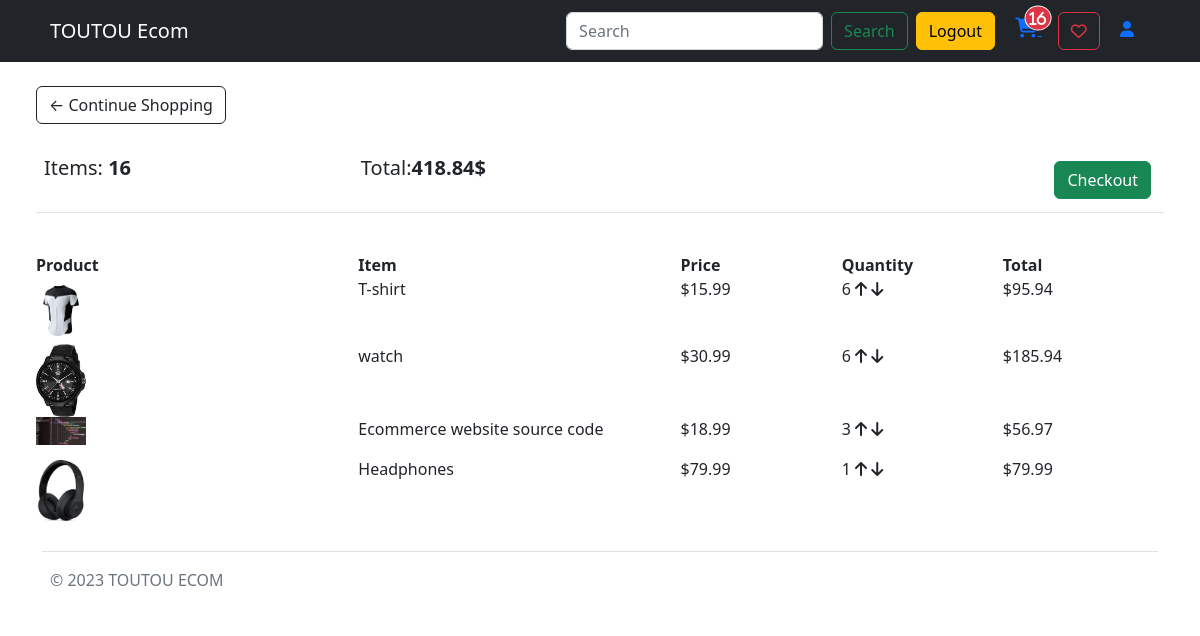
/cart/ (signed in), run on an earlier commit of the app's database.
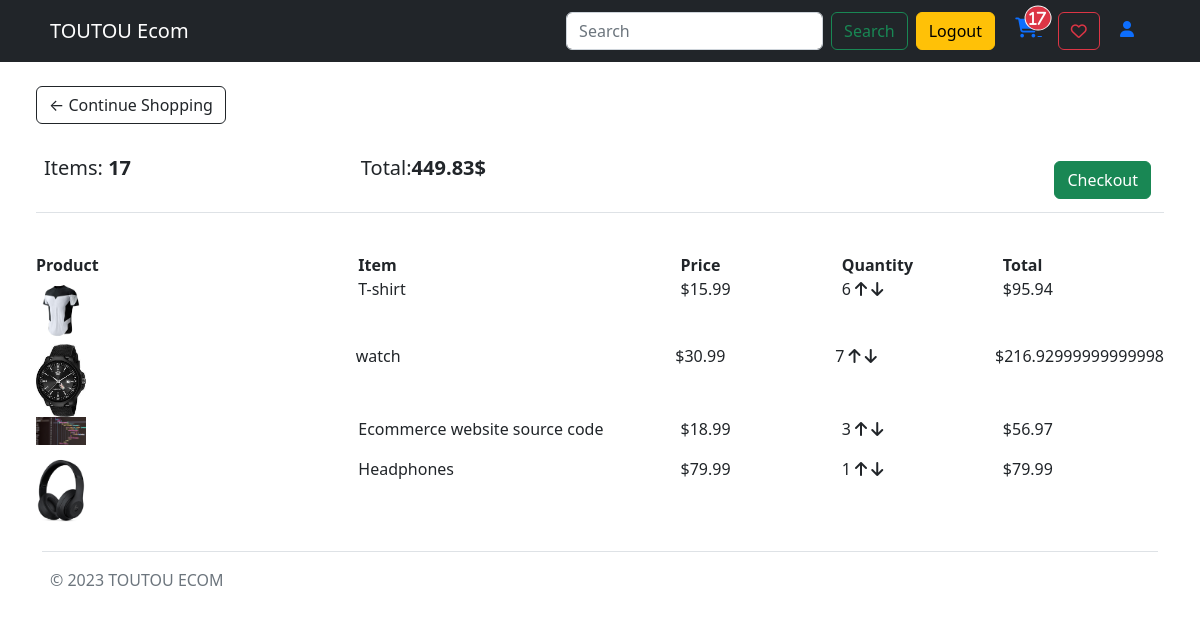
And on a later commit of the database.
### store/models.py (models this page shows, shortened)
class Order(models.Model):
    customer = models.ForeignKey(Customer, on_delete=models.SET_NULL, null=True, blank=True)
    date_ordered = models.DateTimeField(auto_now_add=True)
    complete = models.BooleanField(default=False)
    transaction_id = models.CharField(max_length=254, null=True)
    @property
    def get_cart_total(self):
        orderitems = self.orderitem_set.all()
        total = sum([item.get_total for item in orderitems])
        return total
    @property
    def get_cart_items(self):
        orderitems = self.orderitem_set.all()
        total = sum([item.quantity for item in orderitems])
        return total

class OrderItem(models.Model):
    product = models.ForeignKey(Product, on_delete=models.SET_NULL, null=True)
    order = models.ForeignKey(Order, on_delete=models.SET_NULL, null=True)
    quantity = models.IntegerField(default=0, null=True, blank=True)
    date_added = models.DateTimeField(auto_now_add=True)
    @property
    def get_total(self):
        total = self.product.price * self.quantity
        return total

class Product(models.Model):
    name = models.CharField(max_length=254, null=True)
    description = models.TextField(max_length=1000, null=True)
    price = models.FloatField()
    digital = models.BooleanField(default=False, null=True, blank=False)
    image = models.ImageField(null=True, blank=True)
    category = models.ForeignKey(Category, on_delete = models.PROTECT, null = True, blank = True)
    @property
    def imageURL(self):
        try:
            url = self.image.url
        except:
            url = ''
        return url

### store/views.py (the view)
# urls.py: path('cart/', views.cart, name='cart'),
def cart(request):
    data = cartData(request)
    cartItems = data['cartItems']
    order = data['order']
    items = data['items']
    context = {'items': items, 'order': order, 'cartItems': cartItems}
    return render (request, 'store/pages/cart.html', context)

### store/utils.py (called while the page is built)
def cartData(request):
    if request.user.is_authenticated:
        customer = request.user.customer
        order, created =  Order.objects.get_or_create(customer=customer, complete=False)
        items = order.orderitem_set.all()
        cartItems = order.get_cart_items
    else:
        cookieData = cookieCart(request)
        cartItems = cookieData['cartItems']
        order = cookieData['order']
        items = cookieData['items']
    return {'items': items, 'order': order, 'cartItems': cartItems}

### store/templates/store/pages/cart.html
{% extends 'store/main.html' %}
{% load static %}
{% block content %}
<div class="row m-4">
    <div class="col-lg-12">
        <div class="box-element">
            <a  class="btn btn-outline-dark" href="{% url 'store' %}">&#x2190; Continue Shopping</a>
            <br>
            <br>
            <table class="table">
                <tr>
                    <th><h5>Items: <strong>{{order.get_cart_items}}</strong></h5></th>
                    <th><h5>Total:<strong>{{order.get_cart_total|floatformat:2}}$</strong></h5></th>
                    <th>
                        <a  style="float:right; margin:5px;" class="btn btn-success" href="{% url 'checkout' %}">Checkout</a>
                    </th>
                </tr>
            </table>
        </div>
        <br>
        <div class="box-element">
            <div class="cart-row d-flex">
                <div style="flex:2"><strong>Product</strong></div>
                <div style="flex:2"><strong>Item</strong></div>
                <div style="flex:1"><strong>Price</strong></div>
                <div style="flex:1"><strong>Quantity</strong></div>
                <div style="flex:1"><strong>Total</strong></div>
            </div>
            {% for item in items %}
            <div class="cart-row d-flex">
                <div style="flex:2; "><img class="row-image" style="width:50px;" src="{{item.product.imageURL}}"></div>
                <div style="flex:2"><p>{{item.product.name}}</p></div>
                <div style="flex:1"><p>${{item.product.price|floatformat:2}}</p></div>
                <div style="flex:1">
                    <p class="quantity d-inline-block">{{item.quantity}}</p>
                    <div class="quantity d-inline-block">
                        <i data-product="{{item.product.id}}" class="fa-solid fa-arrow-up chg-quantity update-cart" data-action="add" style="cursor: pointer;"></i>
                        <i data-product="{{item.product.id}}" class="fa-solid fa-arrow-down chg-quantity update-cart" data-action="remove" style="cursor: pointer;"></i>
                    </div>
                </div>
                <div style="flex:1"><p>${{item.get_total}}</p></div>
            </div>
            {% endfor %}
        </div>
    </div>
</div>
{% endblock content %}

### store/templates/store/main.html (shortened to what this page needs)
<!DOCTYPE html>
{% load static %}
<html lang="en">
<head>
    <link rel="stylesheet" href="https://cdnjs.cloudflare.com/ajax/libs/font-awesome/6.3.0/css/all.min.css">
    <link rel="stylesheet" href="{% static 'store/css/bootstrap.min.css' %}">
    <link rel="stylesheet" href="{% static 'store/css/main.css' %}">
    <link rel="stylesheet" href="{% static 'store/css/all.min.css' %}">
</head>
<body>
    {% include 'store/parts/navbar.html' %}
        {% block content %}
        {% endblock content %}
    {% include 'store/parts/footer.html' %}
</body>
</html>

### store/templates/store/parts/navbar.html (shortened to what this page needs)
{% load static %}
<nav class="navbar navbar-expand-lg navbar-dark bg-dark">
  <div class="container">
    <a class="navbar-brand mx-2" href="{% url 'store' %}">TOUTOU Ecom</a>
    <div class="collapse navbar-collapse" id="navbarSupportedContent">
      <form method="GET" action="{% url 'store' %}" class="d-flex ms-auto mt-2 mt-lg-0" role="search">
        <input class="form-control me-2" type="search" placeholder="Search" aria-label="Search" name="search_name">
        <button class="btn btn-outline-success" type="submit">Search</button>
      </form>
      <div class="form-inline my-2 my-lg-0 mx-2">
        {% if user.is_authenticated %}
          <a href="{% url 'logout' %}" class="btn btn-warning">Logout</a>
        {% else %}
          <a href="{% url 'login' %}" class="btn btn-warning">Login</a>
          <a href="{% url 'register' %}" class="btn btn-warning">Sign up</a>
        {% endif %}
        <a href="{% url 'cart' %}" class="mx-3">
          <i id="cart-icon" class="fa-solid fa-cart-shopping position-relative fs-5">
            <span id="cart-total" class="position-absolute top-0 start-100 translate-middle badge border border-light rounded-circle bg-danger p-1">{{cartItems}}</span>
          </i>
        </a>
        <a class="btn btn-outline-danger my-1" href="{% url 'favorite_product' %}"><i class="fa-regular fa-heart"></i></a>
        {% if user.is_authenticated %}
        <a href="{% url 'profile' user.id %}" class="mx-3">
          {% if user.customer.photo %}
            <img src="{{user.customer.photo.url}}" alt="" class="rounded-circle" style="width: 30px;">
          {% else %}
            <i class="fa-solid fa-user" style="color: #0d6efd; font-weight: 900;"></i>
          {% endif %}
        </a>
        {% endif %}
    </div>
  </div>
</nav>

### store/templates/store/parts/footer.html (shortened to what this page needs)
{% load static %}
<div class="container">
    <footer class="d-flex flex-wrap justify-content-between align-items-center py-3 my-4 border-top">
      <div class="col-md-4 d-flex align-items-center">
        <span class="mb-3 mb-md-0 text-muted">© 2023 TOUTOU ECOM </span>
      </div>
    </footer>
  </div>

What changed in the data, as far as the page shows it:
changed through a linked row, Order: get_cart_items "16" → "17"; get_cart_total "418.84" → "449.83"
changed OrderItem "watch": quantity "6" → "7"; get_total "185.94" → "216.92999999999998"
Also different on the page:
{{ cartItems }}: "16" → "17"
